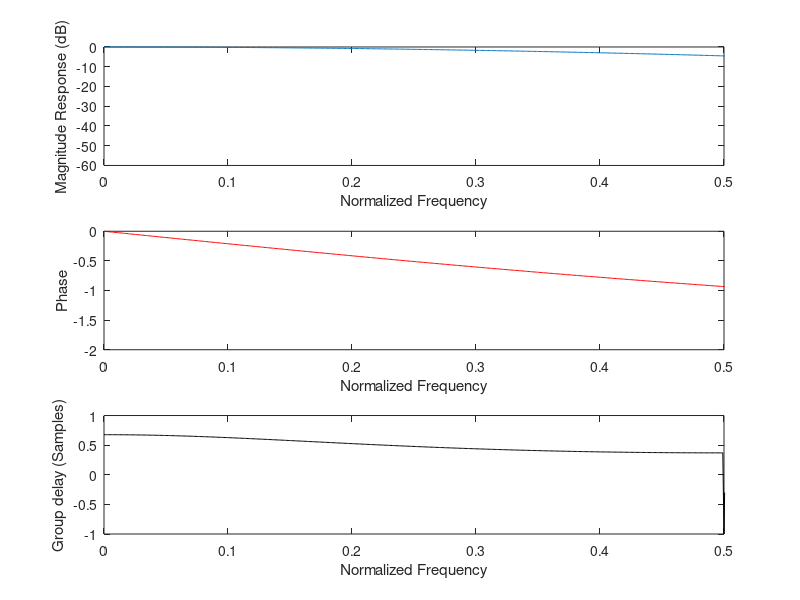

Reproduce this figure in MATLAB.
b = [0.425 0.425];
a = [1 -0.15];
x = [1,zeros(1,15)]; % Input vector
N = 1024;
n = (0:N-1)*1/1024;
h = filter(b,a,x); % Impulse response
H = freqz(b, a, N); % Frequency response
phase = unwrap(angle(H)); 
g = grpdelay(b, a, N, 'whole');

subplot(3,1,1), plot(n, 20*log10(abs(H)./max(abs(H))))
xlim([0 0.5])
xlabel('Normalized Frequency')
ylabel('Magnitude Response (dB)')

subplot(3,1,2), plot(n, phase, 'r')
xlim([0 0.5])
xlabel('Normalized Frequency')
ylabel('Phase')

subplot(3,1,3), plot(n,g,'k')
xlim([0 0.5])
xlabel('Normalized Frequency')
ylabel('Group delay (Samples)')

saveas(gcf, 'Task3_5', 'png') % Save Figure
shg

